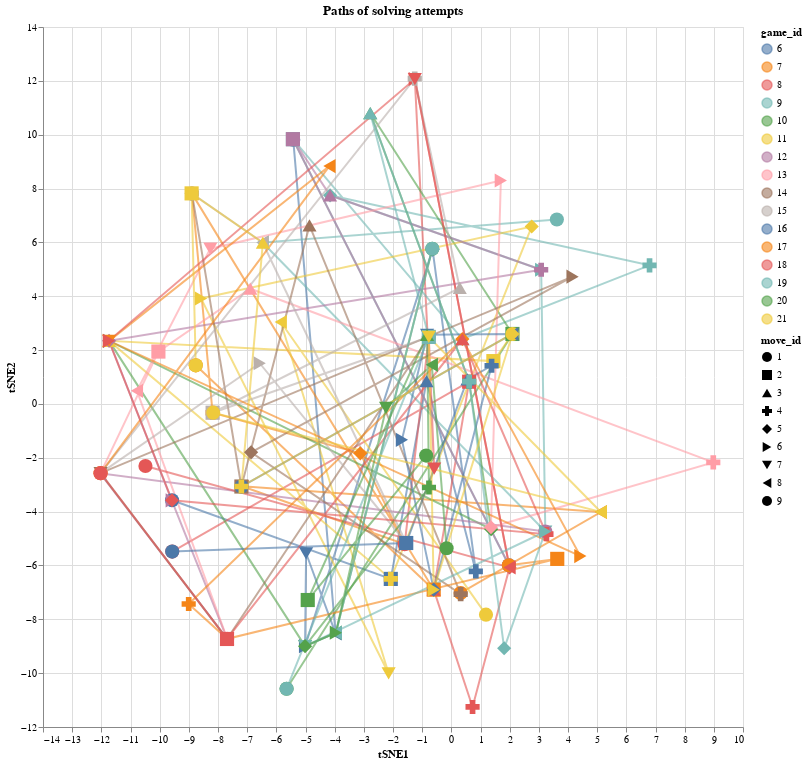

The notebook cell saved with this chart:
### Code cell
alt.Chart(player_info_columns.query('level == 2 & move_id < 10')).mark_line(
    opacity=0.6,
    point=alt.MarkConfig(size=200) 
).encode(
    x='tSNE1',
    y='tSNE2',
    color='game_id:N',
    shape='move_id:N',
    order='index:Q'
).properties(
    width=700,
    height=700,
    title="Paths of solving attempts"
).interactive()

### Figure 1 — Vega-Lite specification as saved in the notebook (floating-point values rounded to 4 significant figures; data arrays with more than 128 entries replaced by an {"elided": "..."} marker saying what was removed)
{"config": {"view": {"continuousWidth": 300, "continuousHeight": 300}}, "data": {"name": "data-a1993a77b5379917362683f472a2bb5e"}, "mark": {"type": "line", "opacity": 0.6, "point": {"size": 200}}, "encoding": {"color": {"field": "game_id", "type": "nominal"}, "order": {"field": "index", "type": "quantitative"}, "shape": {"field": "move_id", "type": "nominal"}, "x": {"field": "tSNE1", "type": "quantitative"}, "y": {"field": "tSNE2", "type": "quantitative"}}, "height": 700, "params": [{"name": "param_11", "select": {"type": "interval", "encodings": ["x", "y"]}, "bind": "scales"}], "title": "Paths of solving attempts", "width": 700, "$schema": "https://vega.github.io/schema/vega-lite/v5.20.1.json", "datasets": {"data-a1993a77b5379917362683f472a2bb5e": {"elided": "144 records"}}}
